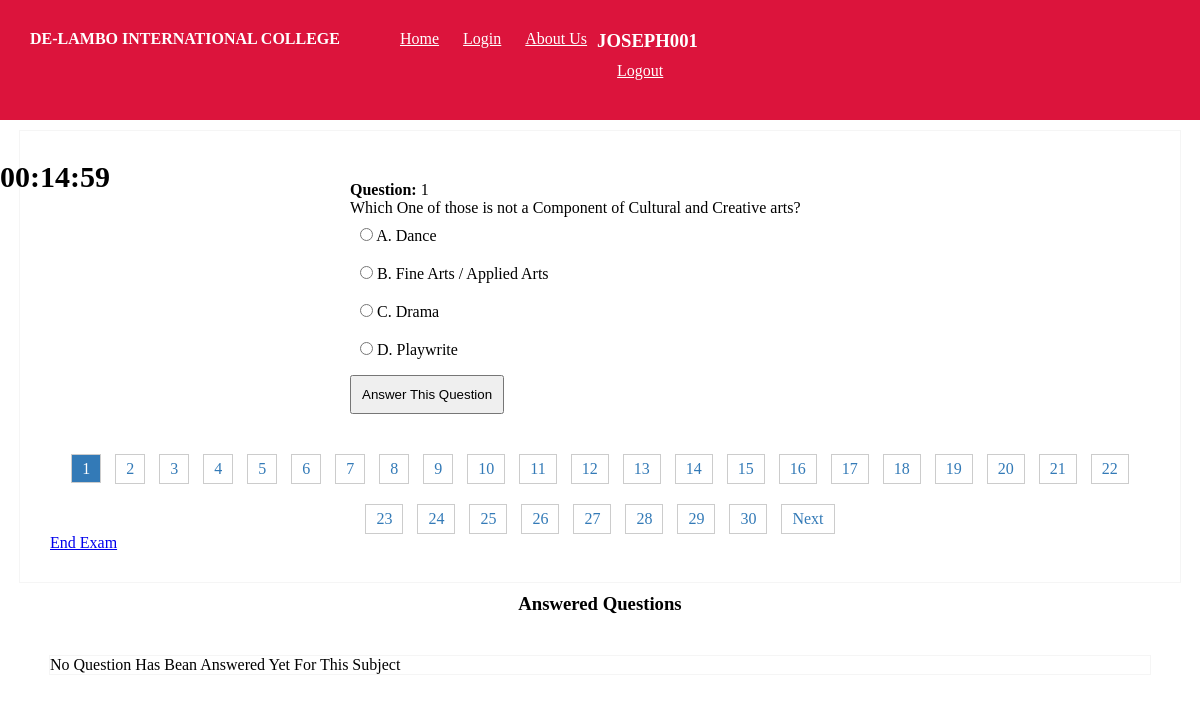
Screenshot of /c.c.a.php (signed in) with the database file from the repository.
### tables this page shows
CREATE TABLE `settings` (
  `id` int(11) NOT NULL,
  `school_name` text NOT NULL,
  `address` text NOT NULL,
  `phone_number` text NOT NULL,
  `email` text NOT NULL,
  `face_book` text NOT NULL
);

CREATE TABLE `exam` (
  `id` int(11) NOT NULL,
  `subject` varchar(55) DEFAULT NULL,
  `question` text DEFAULT NULL,
  `option_1` text DEFAULT NULL,
  `option_2` text DEFAULT NULL,
  `option_3` text DEFAULT NULL,
  `option_4` text DEFAULT NULL,
  `answer` text DEFAULT NULL
);

### c.c.a.php (the view, shortened to what this page needs)
<?php
require "exam-header.php";
require 'admin/config.php';
$user_id=$_SESSION['user_id'];
$page = isset($_GET['page']) ? (int)$_GET['page'] : 1;
$limit = 1;
$offset = ($page - 1) * $limit;
$query = "SELECT * FROM exam WHERE subject =3 LIMIT $limit OFFSET $offset";
$result = $conn->query($query);
$total_query = "SELECT COUNT(*) AS total_questions FROM exam WHERE subject =3";
$total_result = $conn->query($total_query);
$total_row = $total_result->fetch_assoc();
$total_rows = $total_row['total_questions'];
echo "<div class='question'><form action='submit.php' method='post'>";
while ($row = $result->fetch_assoc()) {
  echo "<p><b>Question: </b>".$page.'</b><br/>';
  echo "<p id='q'>". $row['question'] . "</p>";
  echo "<ul>";
  echo "<li><input type='radio' name='answer' value='".$row['option_1']."'> A. " . $row['option_1'] . "</li>";
  echo "<li><input type='radio' name='answer' value='".$row['option_2']."'> B. " . $row['option_2'] . "</li>";
  echo "<li><input type='radio' name='answer' value='".$row['option_3']."'> C. " . $row['option_3'] . "</li>";
  echo "<li><input type='radio' name='answer' value='".$row['option_4']."'> D. " . $row['option_4'] . "</li>";
  echo "</ul>";
}
echo "<input type='submit' value='Answer This Question' name='submit'>";
echo "</form>";
?>
<div class="pagination">
  <?php
for ($i = 1; $i <= ceil($total_rows/ $limit); $i++) {
  if ($i == $page) {?>
    <span><?php echo $i ;?></span>
    <?php
  } else {?>
    <a href="?page=<?php echo $i;?>"><?php echo $i;?></a>
    <?php
  }
}
if ($page < ceil($total_rows / $limit)) {?>
  <a href="?page=<?php echo ($page + 1);?>">Next</a>
  <?php
}?>
</div>
<p><a href="result.php?subject=3">End Exam</a></p>
</div>
<h3 id='answered'>Answered Questions</h3>
<ul class='answered-question'>
    <?php
$select=$conn->query("SELECT * FROM user_responses WHERE user_id='$user_id' AND subject_id=3");
if($select->num_rows>0){
    $i=1;
while($r=$select->fetch_assoc()){
    echo "<li>".$i."</li>";
    $i+=1;
}
}else{
    echo "<p class='no'>No Question Has Bean Answered Yet For This Subject</p>";
}
?>
</ul>
<br><br><br>

### exam-header.php (shortened to what this page needs)
<!DOCTYPE html>
<html lang="en">
<head>
    <link rel="stylesheet" href="css/top.css">
</head>
<nav class="navbar navbar-expand">
    <?php
  require "admin/config.php";
  $na=$conn->query("SELECT * FROM settings");
  if($na->num_rows>0){
    $row=$na->fetch_assoc();
    ?>
       <h4 style="margin-right:50px;"><?php echo $row['school_name'];?></h4>
    <?php
  }else{
    echo "School Application";
  }
    ?>
    <div>
        <a href="index.php" class="nav-item">Home</a>
        <a href="login.php" class="nav-item">Login</a>
            <a href="about.php" class="nav-item">About Us</a>
    </div>
    <?php
if(isset($_SESSION['username'])){
    ?>
<div class='right'>
    <div class='drop-down-inner'>
        <h3><?php echo $_SESSION['username'];?></h4>
                     <li><a href="logout">Logout</a></li>
    </div>
    <br>
</div>
<?php
}else{
    header('location:student_login');
}
?>
</nav>
 <?php require 'timer.php';?>

### css/top.css (style rules this page uses)
* { padding: 0; margin: 0; }
.navbar-expand { padding: 30px; background-color: crimson; color: white; }
.navbar-expand a { padding: 10px; color: white; }

### exam-header.php (style rules this page uses)
.navbar { display:flex; }
.right { width: 400px; float:right; margin-right:50px; display: flex; flex-direction: row; }

### c.c.a.php (style rules this page uses)
.question { padding:30px; width:1100px; margin:0 auto; border:1px solid whitesmoke; margin-top:10px; }
.pagination { text-align: center; margin-top: 20px; }
.pagination a, .pagination span { padding: 5px 10px; border: 1px solid #ccc; margin: 0 5px; text-decoration: none; color: #337ab7; }
.pagination a { margin-top:20px; display:inline-block; }
.pagination span { background-color: #337ab7; color: #fff; }
input[type="submit"] { padding:10px; margin:6px 0 0 0; }
form { width:500px; margin:0 auto; margin-top:20px; }
li { list-style-type:none; padding:10px; }
.answered-question { border:1px solid whitesmoke; width: 1100px; margin:0 auto; margin-top:30px; margin-bottom:50px; }
#answered { padding:10px; text-align:center; }

### rows the page displays
settings: school_name "DE-LAMBO INTERNATIONAL COLLEGE"
exam: question "Which One of those is not a Component of Cultural and Creative arts?", option_1 "Dance", option_2 "Fine Arts / Applied Arts", option_3 "Drama", option_4 "Playwrite"

### other values shown
$_SESSION['username'] "JOSEPH001"
